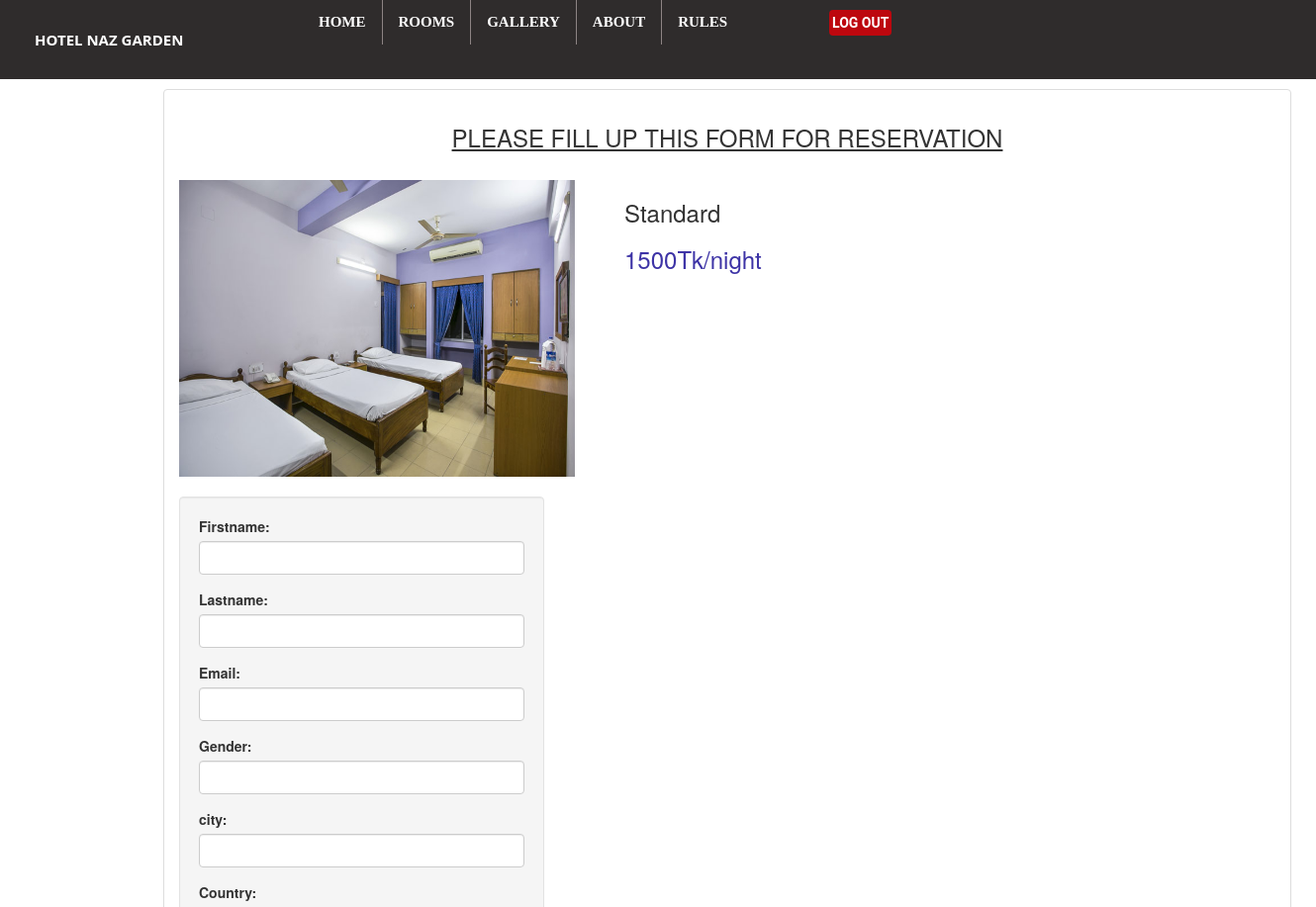
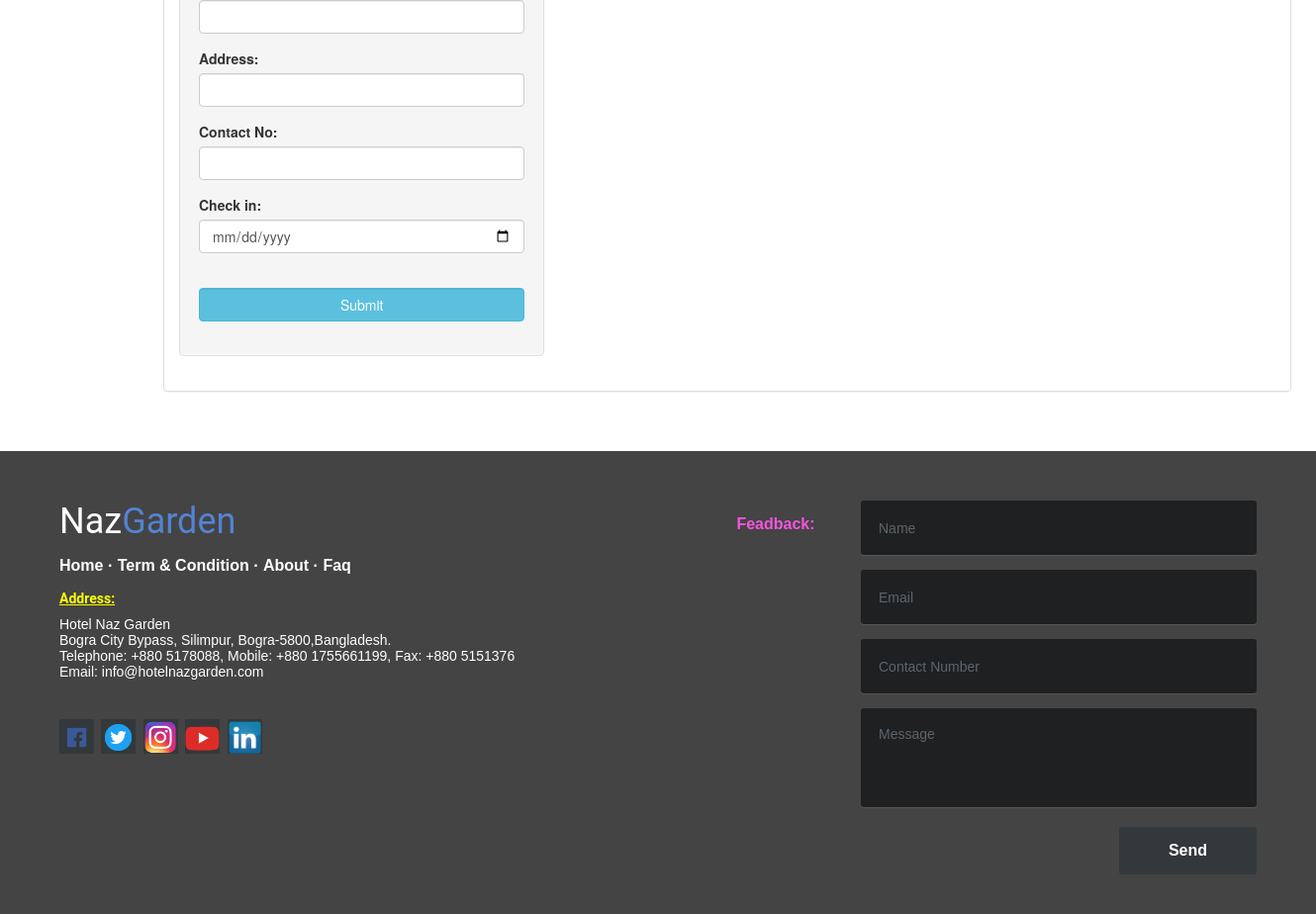
Screenshot of /add_reserve.php?room_id=5 (signed in) with the database file from the repository (2 pictures, top to bottom).
### tables this page shows
CREATE TABLE `room` (
  `room_id` int(11) NOT NULL,
  `room_type` varchar(50) NOT NULL,
  `price` varchar(11) NOT NULL,
  `photo` varchar(100) NOT NULL,
  `details` varchar(800) NOT NULL
);

### add_reserve.php (the view, shortened to what this page needs)
<?php
if(!isset($_SESSION['username']) || empty($_SESSION['username'])){
  header("location: login.php");
  exit;
}include 'header2.php';
?>
<!DOCTYPE html>
<html lang = "en">
	<head>
		<link rel = "stylesheet" type = "text/css" href = "css/bootstrap.css " />
		<link rel = "stylesheet" type = "text/css" href = "css/style.css" />
	</head>
	<div style = "margin-left:150px;margin-top:10px;" class = "container">
		<div class = "panel panel-default">
			<div class = "panel-body">
				<strong><h3><center><u>PLEASE FILL UP THIS FORM FOR RESERVATION</u></center></h3></strong>
				<br />
				<?php
					require_once 'admin/connect.php';
					$query = $conn->query("SELECT * FROM `room` WHERE `room_id` = '$_REQUEST[room_id]'") or die(mysql_error());
					$fetch = $query->fetch_array();
				?>
				<div style = "height:300px; width:800px;">
					<div style = "float:left;">
						<img src = "photo/<?php echo $fetch['photo']?>" height = "300px" width = "400px">
					</div>
					<div style = "float:left; margin-left:50px;">
						<h3><?php echo $fetch['room_type']?></h3>
						  <h3 style = "color:#3d33a6;"><?php echo " ".$fetch['price'].""."Tk/night";?></h3>
					</div>
				</div>
				<br style = "clear:both;" />
				<div class = "well col-md-4">
					<form method = "POST" enctype = "multipart/form-data">
						<div class = "form-group">
							<label>Firstname:</label>
							<input type = "text" class = "form-control" name = "firstname" required = "required" />
						</div>
						<div class = "form-group">
							<label>Lastname:</label>
							<input type = "text" class = "form-control" name = "lastname" required = "required" />
						</div>
						<div class = "form-group">
							<label>Email:</label>
							<input type = "email" class = "form-control" name = "email" required = "required" />
						</div>
						<div class = "form-group">
							<label>Gender:</label>
							<input type = "text" class = "form-control" name = "gender" required = "required" />
						</div>
						<div class = "form-group">
							<label>city:</label>
							<input type = "text" class = "form-control" name = "city" required = "required" />
						</div>
						<div class = "form-group">
							<label>Country:</label>
							<input type = "text" class = "form-control" name = "country" required = "required" />
						</div>
						<div class = "form-group">
							<label>Address:</label>
							<input type = "text" class = "form-control" name = "address" required = "required" />
						</div>
						<div class = "form-group">
							<label>Contact No:</label>
							<input type = "text" class = "form-control" name = "contactno" required = "required" />
						</div>
						<div class = "form-group">
							<label>Check in:</label>
							<input type = "date" class = "form-control" name = "date" required = "required" />
						</div>
						<br />
						<div class = "form-group">
							<button class = "btn btn-info form-control" name = "add_guest">Submit</button>
						</div>
					</form>
				</div>
				<div class = "col-md-4"></div>
			</div>
		</div>
	</div>
	<br />
	<br />
</body>
</html>
<?php include 'footer.php';?>

### rows the page displays
room: photo (picture), room_type "Standard", price "1500"
